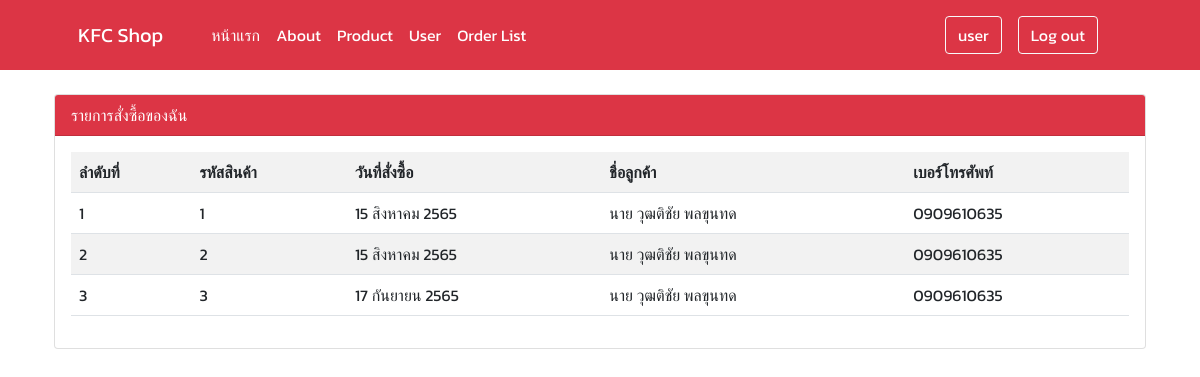
/admin/order_list.php (signed in), run on the app's committed database.
### tables this page shows
CREATE TABLE `orders` (
  `id` int(11) NOT NULL,
  `order_date` datetime NOT NULL,
  `order_fullname` varchar(100) NOT NULL,
  `order_address` tinytext NOT NULL,
  `order_phone` varchar(10) NOT NULL
);

### connect.php (called while the page is built, shortened)
<?php
    function date_th($ddd){
        $day_th = date('d',strtotime($ddd));
        $month = array("","มกราคม","กุมภาพันธ์","มีนาคม","เมษายน","พฤษภาคม","มิถุนายน","กรกฎาคม","สิงหาคม","กันยายน","ตุลาคม","พฤศจิกายน","ธันวาคม");
        $month_th = $month[date('n',strtotime($ddd))];
        $year_th = date('Y',strtotime($ddd))+543;
        $date_th = $day_th." ".$month_th." ".$year_th;
        return $date_th;
        }
?>

### admin/order_list.php (the view, shortened to what this page needs)
<!doctype html>
<html lang="en">
  <head>
    <link href="https://cdn.jsdelivr.net/npm/bootstrap@5.2.0/dist/css/bootstrap.min.css" rel="stylesheet">
  </head>
  <body>
    <?php
        include 'navbar_admin.php';
        include '../connect.php';
    ?>
    <br>
    <div class="container">
        <div class="card">
            <div class="card-header bg-danger text-white">รายการสั่งซื้อของฉัน</div>
            <div class="card-body">
                <table class="table table-striped">
                    <tr>
                        <th>ลำดับที่</th>
                        <th>รหัสสินค้า</th>
                        <th>วันที่สั่งซื้อ</th>
                        <th>ชื่อลูกค้า</th>
                        <th>เบอร์โทรศัพท์</th>
                    </tr>
                    <?php
                        $result=$con->query("SELECT * FROM orders");
                        $i=1;
                        while($row=mysqli_fetch_assoc($result)){
                    ?>
                    <tr>
                        <td><?php echo $i;$i++;?></td>
                        <td><?php echo $row['id']?></td>
                        <td><?php echo date_th($row['order_date'])?></td>
                        <td><?php echo $row['order_fullname']?></td>
                        <td><?php echo $row['order_phone']?></td>
                    </tr>
                    <?php }?>
                </table>
            </div>
        </div>
    </div>
  </body>
</html>

### data on the page
orders: id "1", order_date "15 สิงหาคม 2565", order_fullname "นาย วุฒติชัย พลขุนทด", order_phone "0909610635"
orders: id "2", order_date "15 สิงหาคม 2565", order_fullname "นาย วุฒติชัย พลขุนทด", order_phone "0909610635"
orders: id "3", order_date "17 กันยายน 2565", order_fullname "นาย วุฒติชัย พลขุนทด", order_phone "0909610635"

### other printed values
$name "user"
